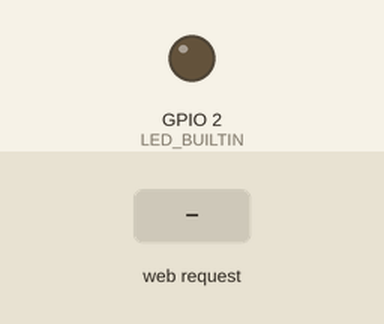
This sketch was run on a simulated ESP8266 (NodeMCU). Parts: output pins drawn as LEDs (lit = HIGH, except the on-board LED, lit = LOW). Dashed ring = blinking. The inputs (shaded band) are chosen by the test bench. WiFi joins after 1.5 s; servers stay silent unless stated; what the sketch prints to the serial monitor is not drawn.

Above: at 2.7 s.
2.8 s: HTTP request GET /blinkFast received
At 2.95 s:
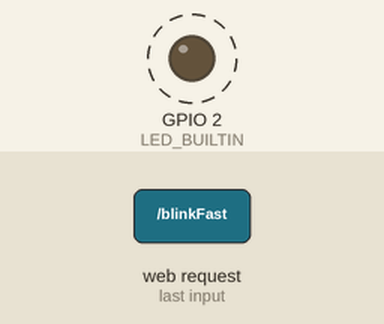
5.8 s: HTTP request GET /on received
At 7.0 s:
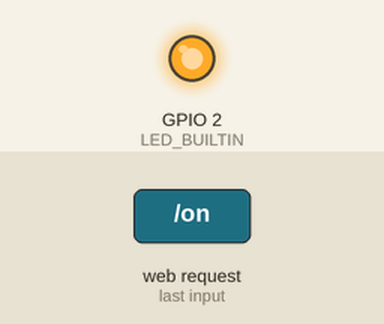
7.3 s: HTTP request GET /off received
At 8.2 s:
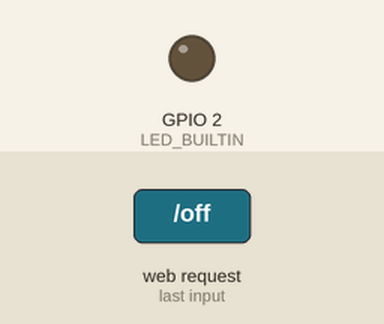
Timing chart, 0 to 10.3 s (numbered marks = the images above; inputs shaded):
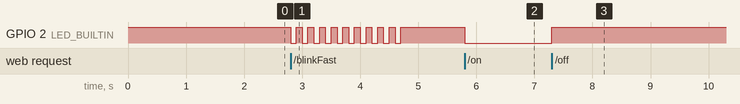

The sketch:

App_ESP8266.ino
```cpp
#include <ESP8266WiFi.h>
#include <ESP8266WebServer.h>

// Configurações da rede Wi-Fi
const char* ssid = "YOUR_WIFI";
const char* password = "YOUR_PASSWORD";

// Cria uma instância do servidor na porta 80
ESP8266WebServer server(80);

// Estado do LED
bool ledState = HIGH;

// Função para lidar com a requisição para acender o LED
void handleTurnOnLed() {
  ledState = LOW;
  digitalWrite(LED_BUILTIN, ledState);
  server.send(200, "text/plain", "LED Acendido");
}

// Função para lidar com a requisição para apagar o LED
void handleTurnOffLed() {
  ledState = HIGH;
  digitalWrite(LED_BUILTIN, ledState);
  server.send(200, "text/plain", "LED Apagado");
}

// Função para lidar com a requisição para piscar o LED rapidamente
void handleBlinkFast() {
  for (int i = 0; i < 10; i++) {
    digitalWrite(LED_BUILTIN, LOW);
    delay(100);
    digitalWrite(LED_BUILTIN, HIGH);
    delay(100);
  }
  server.send(200, "text/plain", "LED Piscando Rápido");
}

// Função para lidar com a requisição para piscar o LED lentamente
void handleBlinkSlow() {
  for (int i = 0; i < 10; i++) {
    digitalWrite(LED_BUILTIN, LOW);
    delay(500);
    digitalWrite(LED_BUILTIN, HIGH);
    delay(500);
  }
  server.send(200, "text/plain", "LED Piscando Lento");
}

// Função para servir o HTML
void handleRoot() {
  String html = R"rawliteral(
<!DOCTYPE html>
<html lang="pt-br">
<head>
    <meta charset="UTF-8">
    <meta name="viewport" content="width=device-width, initial-scale=1.0">
    <title>IoT ESP8266</title>
    <link rel="stylesheet" href="https://cdnjs.cloudflare.com/ajax/libs/font-awesome/6.0.0/css/all.min.css">
    <style>
        *{
            margin: 0;
            padding: 0;
            box-sizing: border-box;
        }

        body{
            background-color: #f7f7f7;
            font-family: Arial, Helvetica, sans-serif;
            display: flex;
            flex-direction: column;
            align-items: center;
            width: 100vw;
            min-height: 100vh;
        }

        h1{
            margin: 32px 0 48px;
        }

        .container{
            display: flex;
            flex-direction: column;
            align-items: center;
        }

        #acendeApaga, #pisca{
            display: flex;
            justify-content: center;
            align-items: center;
            gap: 32px;
        }

        #pisca{
            margin-top: 32px;
        }

        #acenderLed, #apagarLed, #piscaLedRapido, #piscaLedLento{
            display: flex;
            justify-content: center;
            align-items: center;
            border-radius: 16px;
            width: 280px;
            height: 216px;
        }

        #acenderLed{
            background-color: #aee3bc;
        }

        #apagarLed{
            background-color: #ffafaf;
        }

        #piscaLedRapido{
            background-color: #f2e171;
        }

        #piscaLedLento{
            background-color: #71f0f2;
        }

        .fa-lightbulb{
            font-size: 26px;
            margin-right: 16px;
        }

        @media screen and (max-width: 651px){
            #acenderLed, #apagarLed, #piscaLedRapido, #piscaLedLento{
                width: 148px;
                height: 160px;
            }

            h1{
                font-size: 1.5rem;
                margin: 48px 0 96px;
            }

            p{
                font-size: 0.75rem;
            }

            .fa-lightbulb{
                font-size: 14px;
                margin-right: 8px;
            }
        }
    </style>
</head>
<body>
    <main class="container">
        <h1>IoT ESP8266</h1>
        <section id="acendeApaga">
            <article id="acenderLed" onclick="fetch('/on')">
                <i class="fa-solid fa-lightbulb acenderLamp"></i>
                <p>Acender Led</p>
            </article>
            <article id="apagarLed" onclick="fetch('/off')">
                <i class="fa-solid fa-lightbulb apagarLamp"></i>
                <p>Apagar Led</p>
            </article>
        </section>
        <section id="pisca">
            <article id="piscaLedRapido" onclick="fetch('/blinkFast')">
                <i class="fa-solid fa-lightbulb piscaLampRapido"></i>
                <p>Pisca Led (Rápido)</p>
            </article>
            <article id="piscaLedLento" onclick="fetch('/blinkSlow')">
                <i class="fa-solid fa-lightbulb piscaLampLento"></i>
                <p>Pisca Led (Lento)</p>
            </article>
        </section>
    </main>
</body>
</html>
)rawliteral";

  server.send(200, "text/html", html);
}

void setup() {
  // Inicializa o LED
  pinMode(LED_BUILTIN, OUTPUT);
  digitalWrite(LED_BUILTIN, HIGH);

  // Inicializa a conexão Wi-Fi
  WiFi.begin(ssid, password);
  Serial.begin(115200);
  Serial.println();

  while (WiFi.status() != WL_CONNECTED) {
    delay(500);
    Serial.print(".");
  }

  Serial.println("");
  Serial.println("Conectado ao Wi-Fi");
  Serial.print("IP Address: ");
  Serial.println(WiFi.localIP());

  // Define as rotas do servidor
  server.on("/", HTTP_GET, handleRoot);
  server.on("/on", HTTP_GET, handleTurnOnLed);
  server.on("/off", HTTP_GET, handleTurnOffLed);
  server.on("/blinkFast", HTTP_GET, handleBlinkFast);
  server.on("/blinkSlow", HTTP_GET, handleBlinkSlow);

  // Inicia o servidor
  server.begin();
}

void loop() {
  server.handleClient();
}
```

Measured:
- after the input at 2.8 s, GPIO 2 (LED_BUILTIN): alternates HIGH for 0.10 s and LOW for 0.10 s, 20 changes in all, then stays HIGH, starting at once
- after the input at 5.8 s, GPIO 2 (LED_BUILTIN): HIGH → LOW at once
- after the input at 7.3 s, GPIO 2 (LED_BUILTIN): LOW → HIGH at once
